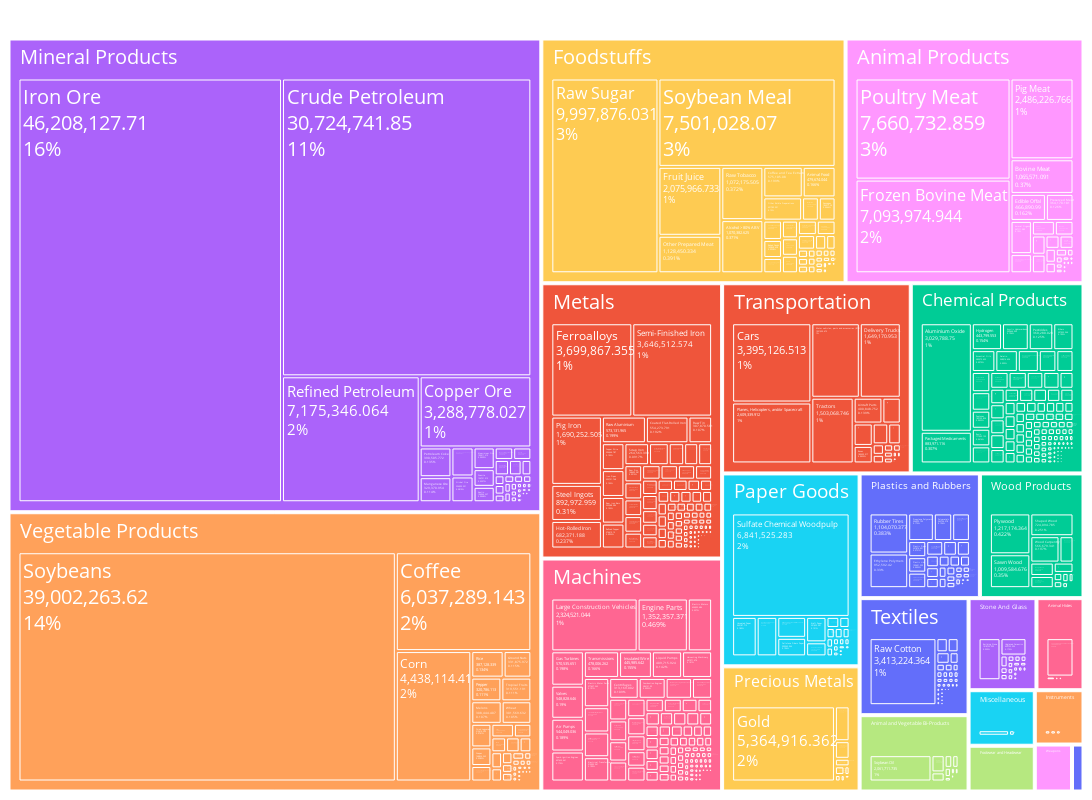

Notebook code cell kept with this figure:
### Code cell
fig = px.treemap(df, path = ["Section", 'HS4'], values = 'Trade Value m', color = 'Section', custom_data=['percent'])
fig.update_traces(textinfo='label+text+value+percent entry', textfont=dict(color='white', size=20))

fig.update_layout(margin = dict(t=0, l=0, r=0, b=0), 
                  autosize=False, 
                  width=1400, 
                  height=800, 
                  legend_title="Section", 
                  legend_traceorder="reversed")
fig.show()

### Figure 1 — Plotly figure (JSON) as saved in the notebook; plotly's stock layout.template omitted (floating-point values rounded to 4 significant figures; data arrays with more than 128 entries replaced by an {"elided": "..."} marker saying what was removed)
{"data": [{"branchvalues": "total", "customdata": {"elided": "1223x2 mixed values"}, "domain": {"x": [0, 1], "y": [0, 1]}, "hovertemplate": "labels=%{label}<br>Trade Value m=%{value}<br>parent=%{parent}<br>id=%{id}<br>Section=%{customdata[1]}<extra></extra>", "ids": {"elided": "1223 str values"}, "labels": {"elided": "1223 str values"}, "marker": {"colors": {"elided": "1223 str values"}}, "name": "", "parents": {"elided": "1223 str values"}, "textfont": {"color": "white", "size": 20}, "textinfo": "label+text+value+percent entry", "type": "treemap", "values": {"elided": "1223 float values"}}], "layout": {"autosize": false, "height": 800, "legend": {"title": {"text": "Section"}, "tracegroupgap": 0, "traceorder": "reversed"}, "margin": {"b": 0, "l": 0, "r": 0, "t": 0}, "width": 1400}}
